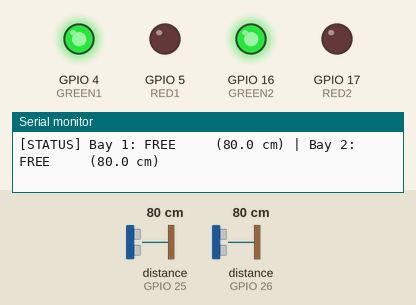
Simulated run of this sketch. Board: ESP32. Shown: output pins drawn as LEDs (lit = HIGH), the last lines printed to the serial monitor. Wiring (inferred from the names in the program): 2 × ultrasonic range finder: trigger GPIO 13, echo GPIO 25 / trigger GPIO 14, echo GPIO 26. The inputs (shaded band) are chosen by the test bench; at power-on: distance to the obstacle (sensors on GPIO 25, GPIO 26) 80 cm. The echo pulse lasts 58.3 µs per cm; WiFi joins after 1.5 s; servers stay silent unless stated; no MQTT or app messages arrive unless stated; pins used as bus, display or sensor lines are not drawn.

Above: at 2.7 s.
2.8 s: distance to the obstacle (sensor on GPIO 25) set to 12 cm
4.5 s: distance to the obstacle (sensor on GPIO 25) set to 9 cm
At 5.8 s:
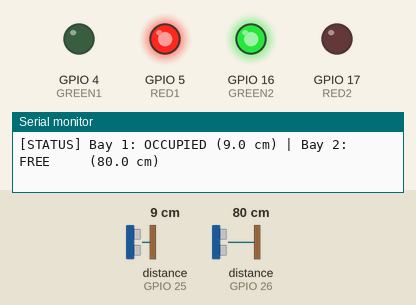
6.5 s: distance to the obstacle (sensor on GPIO 26) set to 12 cm
8.0 s: distance to the obstacle (sensor on GPIO 26) set to 9 cm
At 9.4 s:
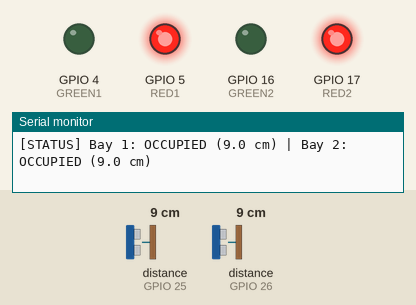
9.9 s: distance to the obstacle (sensor on GPIO 25) set to 18 cm
At 10.9 s:
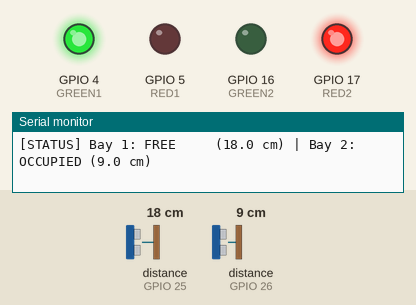
Timing chart, 0 to 12.9 s (numbered marks = the images above; inputs shaded):
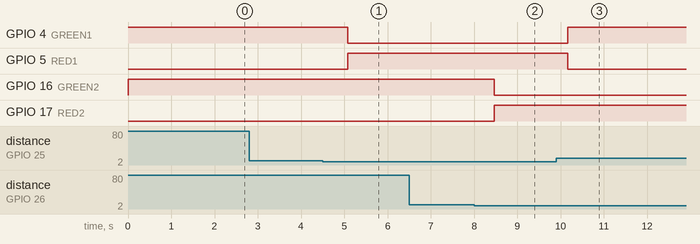

Measured:
- the behaviour switches between 11 and 10 cm on distance to the obstacle (sensor on GPIO 25) (found by bisection; images 0 and 1)
- the behaviour switches between 11 and 10 cm on distance to the obstacle (sensor on GPIO 26) (found by bisection; images 1 and 2)
- after the input at 4.5 s, GPIO 4 (GREEN1): HIGH → LOW after 0.58 s; GPIO 5 (RED1): LOW → HIGH after 0.58 s
- after the input at 8.0 s, GPIO 16 (GREEN2): HIGH → LOW after 0.47 s; GPIO 17 (RED2): LOW → HIGH after 0.47 s
- after the input at 9.9 s, GPIO 4 (GREEN1): LOW → HIGH after 0.27 s; GPIO 5 (RED1): HIGH → LOW after 0.27 s

The sketch:

esp32_parking_2slots.ino
```cpp
// ============================================================
// IoT Smart Parking System — 2 Slots (ESP32 + Wi-Fi + MQTT)
// Connects Physical Hardware to the ParkPulse IoT Web Platform
// ============================================================

#include <WiFi.h>
#include <PubSubClient.h>

// ------------------------------------------------------------
// 1. Wi-Fi & MQTT Configuration
// Enter your Wi-Fi (or Mobile Hotspot) name & password below.
// ------------------------------------------------------------
const char* WIFI_SSID     = "YOUR_WIFI_OR_HOTSPOT_NAME";
const char* WIFI_PASSWORD = "YOUR_WIFI_PASSWORD";

// Your Laptop's IP running start_demo.bat
const char* MQTT_BROKER   = "10.3.2.100";
const int   MQTT_PORT     = 1883;
const char* LOT_ID        = "A";

// ------------------------------------------------------------
// 2. Hardware Pinout (Your Exact Wiring)
// ------------------------------------------------------------
// -------- Slot 1 --------
const int TRIG1  = 13;
const int ECHO1  = 25;
const int GREEN1 = 4;
const int RED1   = 5;

// -------- Slot 2 --------
const int TRIG2  = 14;
const int ECHO2  = 26;
const int GREEN2 = 16;
const int RED2   = 17;

// Distance threshold (cm)
const float DISTANCE_THRESHOLD = 10.0;

// ------------------------------------------------------------
// Global Variables & MQTT Client
// ------------------------------------------------------------
WiFiClient espClient;
PubSubClient mqtt(espClient);

bool prev_occupied1 = false;
bool prev_occupied2 = false;
unsigned long lastHeartbeat = 0;
const unsigned long HEARTBEAT_INTERVAL = 10000; // 10 seconds
unsigned long seq1 = 0;
unsigned long seq2 = 0;

// ------------------------------------------------------------
// Ultrasonic Distance Measurement
// ------------------------------------------------------------
float getDistance(int trigPin, int echoPin) {
  digitalWrite(trigPin, LOW);
  delayMicroseconds(2);
  digitalWrite(trigPin, HIGH);
  delayMicroseconds(10);
  digitalWrite(trigPin, LOW);

  long duration = pulseIn(echoPin, HIGH, 30000);
  if (duration == 0) return -1;
  return (duration * 0.0343 / 2);
}

// ------------------------------------------------------------
// MQTT Publish Helper
// ------------------------------------------------------------
void publishSlotState(int slotId, bool occupied, float distance, unsigned long &seq) {
  seq++;
  char topic[64];
  snprintf(topic, sizeof(topic), "parking/%s/slot/%d/state", LOT_ID, slotId);

  // Build JSON payload matching backend expectations
  char payload[180];
  snprintf(payload, sizeof(payload),
    "{\"lot\":\"%s\",\"slot\":%d,\"occupied\":%s,\"distance_cm\":%.1f,\"rssi\":%d,\"seq\":%lu}",
    LOT_ID,
    slotId,
    occupied ? "true" : "false",
    distance,
    WiFi.RSSI(),
    seq
  );

  mqtt.publish(topic, payload, true);
  Serial.printf("[MQTT PUB] %s -> %s\n", topic, payload);
}

// ------------------------------------------------------------
// MQTT Command Callback (Remote control from Web Dashboard)
// ------------------------------------------------------------
void mqttCallback(char* topic, byte* payload, unsigned int length) {
  char msg[256];
  if (length >= sizeof(msg)) length = sizeof(msg) - 1;
  memcpy(msg, payload, length);
  msg[length] = '\0';
  Serial.printf("[MQTT CMD] %s -> %s\n", topic, msg);

  // Check if testing LED
  if (strstr(msg, "\"cmd\":\"led\"")) {
    int slot = 1;
    if (strstr(msg, "\"slot\":2")) slot = 2;

    bool state = strstr(msg, "\"state\":true") != NULL;
    bool isRed = strstr(msg, "\"color\":\"red\"") != NULL;

    if (slot == 1) {
      if (isRed) digitalWrite(RED1, state ? HIGH : LOW);
      else digitalWrite(GREEN1, state ? HIGH : LOW);
    } else if (slot == 2) {
      if (isRed) digitalWrite(RED2, state ? HIGH : LOW);
      else digitalWrite(GREEN2, state ? HIGH : LOW);
    }
  }
}

// ------------------------------------------------------------
// Connect to Wi-Fi
// ------------------------------------------------------------
void setupWiFi() {
  delay(10);
  Serial.println();
  Serial.print("[WiFi] Connecting to: ");
  Serial.println(WIFI_SSID);

  WiFi.mode(WIFI_STA);
  WiFi.begin(WIFI_SSID, WIFI_PASSWORD);

  int retries = 0;
  while (WiFi.status() != WL_CONNECTED && retries < 30) {
    delay(500);
    Serial.print(".");
    retries++;
  }

  if (WiFi.status() == WL_CONNECTED) {
    Serial.println();
    Serial.println("[WiFi] Connected successfully!");
    Serial.print("[WiFi] ESP32 IP address: ");
    Serial.println(WiFi.localIP());
  } else {
    Serial.println();
    Serial.println("[WiFi] Failed to connect! Check SSID & password.");
  }
}

// ------------------------------------------------------------
// Connect to MQTT Broker
// ------------------------------------------------------------
void reconnectMQTT() {
  while (!mqtt.connected()) {
    if (WiFi.status() != WL_CONNECTED) {
      setupWiFi();
    }
    Serial.print("[MQTT] Connecting to broker: ");
    Serial.print(MQTT_BROKER);
    Serial.print("...");

    char statusTopic[64];
    snprintf(statusTopic, sizeof(statusTopic), "parking/%s/device/status", LOT_ID);

    // Last Will and Testament (LWT) published automatically if ESP32 disconnects
    if (mqtt.connect("esp32-parking-2slots", statusTopic, 1, true, "offline")) {
      Serial.println(" connected!");

      // Announce online
      mqtt.publish(statusTopic, "online", true);

      // Subscribe to command topic for dashboard actuator tests
      char cmdTopic[64];
      snprintf(cmdTopic, sizeof(cmdTopic), "parking/%s/cmd", LOT_ID);
      mqtt.subscribe(cmdTopic);
      Serial.printf("[MQTT] Subscribed to %s\n", cmdTopic);

      // Send immediate initial status of both bays
      float d1 = getDistance(TRIG1, ECHO1);
      float d2 = getDistance(TRIG2, ECHO2);
      publishSlotState(1, (d1 > 0 && d1 < DISTANCE_THRESHOLD), (d1 > 0 ? d1 : 150), seq1);
      publishSlotState(2, (d2 > 0 && d2 < DISTANCE_THRESHOLD), (d2 > 0 ? d2 : 150), seq2);
    } else {
      Serial.print(" failed, rc=");
      Serial.print(mqtt.state());
      Serial.println(" retrying in 3 seconds...");
      delay(3000);
    }
  }
}

// ------------------------------------------------------------
// Setup
// ------------------------------------------------------------
void setup() {
  Serial.begin(115200);

  // Ultrasonic pins
  pinMode(TRIG1, OUTPUT);
  pinMode(ECHO1, INPUT);
  pinMode(TRIG2, OUTPUT);
  pinMode(ECHO2, INPUT);

  // LED pins
  pinMode(GREEN1, OUTPUT);
  pinMode(RED1,   OUTPUT);
  pinMode(GREEN2, OUTPUT);
  pinMode(RED2,   OUTPUT);

  // Initial LED state: FREE
  digitalWrite(GREEN1, HIGH);
  digitalWrite(RED1,   LOW);
  digitalWrite(GREEN2, HIGH);
  digitalWrite(RED2,   LOW);

  Serial.println();
  Serial.println("=========================================");
  Serial.println(" IoT Smart Parking - 2 Slots with Wi-Fi  ");
  Serial.println("=========================================");

  setupWiFi();

  mqtt.setServer(MQTT_BROKER, MQTT_PORT);
  mqtt.setCallback(mqttCallback);
}

// ------------------------------------------------------------
// Main Loop
// ------------------------------------------------------------
void loop() {
  if (!mqtt.connected()) {
    reconnectMQTT();
  }
  mqtt.loop();

  // Read sensors
  float distance1 = getDistance(TRIG1, ECHO1);
  delay(60);
  float distance2 = getDistance(TRIG2, ECHO2);

  bool occupied1 = (distance1 > 0 && distance1 < DISTANCE_THRESHOLD);
  bool occupied2 = (distance2 > 0 && distance2 < DISTANCE_THRESHOLD);

  // Local LED Control
  digitalWrite(GREEN1, occupied1 ? LOW : HIGH);
  digitalWrite(RED1,   occupied1 ? HIGH : LOW);

  digitalWrite(GREEN2, occupied2 ? LOW : HIGH);
  digitalWrite(RED2,   occupied2 ? HIGH : LOW);

  unsigned long now = millis();

  // Publish Slot 1 if state changed OR heartbeat interval elapsed
  if (occupied1 != prev_occupied1 || (now - lastHeartbeat > HEARTBEAT_INTERVAL)) {
    publishSlotState(1, occupied1, (distance1 > 0 ? distance1 : 150.0), seq1);
    prev_occupied1 = occupied1;
  }

  // Publish Slot 2 if state changed OR heartbeat interval elapsed
  if (occupied2 != prev_occupied2 || (now - lastHeartbeat > HEARTBEAT_INTERVAL)) {
    publishSlotState(2, occupied2, (distance2 > 0 ? distance2 : 150.0), seq2);
    prev_occupied2 = occupied2;
  }

  if (now - lastHeartbeat > HEARTBEAT_INTERVAL) {
    lastHeartbeat = now;
  }

  // Local Serial Monitor feedback
  Serial.printf("[STATUS] Bay 1: %-8s (%.1f cm) | Bay 2: %-8s (%.1f cm)\n",
    occupied1 ? "OCCUPIED" : "FREE", distance1,
    occupied2 ? "OCCUPIED" : "FREE", distance2
  );

  delay(500);
}
```
